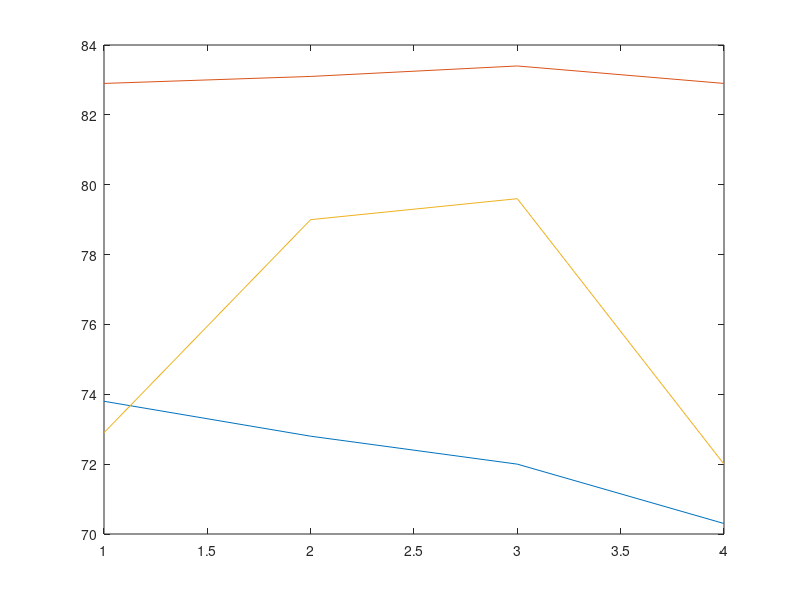

This figure's MATLAB source:
gr1=[80,77,73,69;64,66,68,71;75,73,73,69;72,70,74,73;74,74,71,67;71,71,72,70;76,78,74,71;73,68,64,64;76,73,74,76;77,78,77,73];
gr2=[81,81,82,82;82,83,80,81;81,77,80,80;84,86,85,85;88,90,88,86;83,82,86,85;85,83,87,86;81,85,86,85;87,89,87,82;77,75,73,77];
gr3=[76,83,85,79;75,81,85,73;75,82,80,77;68,73,72,69;78,87,86,77;81,85,81,74;67,73,75,66;68,73,73,66;68,75,79,69;73,78,80,70];

sve=[gr1;gr2;gr3];
C(1,:)=mean(gr1,1);
C(2,:)=mean(gr2,1);
C(3,:)=mean(gr3,1);

plot(C')

lambda4(1,:)=ones(1,3);
lambda4(2:4,:)=-eye(3);

lambda3(1,:)=ones(1,2);
lambda3(2:3,:)=-eye(2);

lambda11(1,:)=ones(1,10);
lambda11(2:11,:)=-eye(10);

s1=cov(gr1);
s2=cov(gr2);
s3=cov(gr3);
e=9*s1+9*s2+9*s3;
s=e/27;
ss=lambda4'*s*lambda4;
ee=lambda4'*e*lambda4;

novaGr1=gr1*lambda4;
novaGr2=gr2*lambda4;
novaGr3=gr3*lambda4;
cv1=cov(novaGr1);
cv2=cov(novaGr2);
cv3=cov(novaGr3);
en=9*cv1+9*cv2+9*cv3;
sn=en/27;
X=diag([10,10,10]);

H=(lambda3'*C*lambda4)'*inv(lambda3'*inv(X)*lambda3)'*lambda3'*C*lambda4;
%st=det(H)
pog=det(ee+H)
det(ss)
st=det(ee)
%det(H+ee);
rez=st/pog
man=[novaGr1;novaGr2;novaGr3];
abc(1:10)=ones(1,10);
abc(11:20)=2*ones(1,10);
abc(21:30)=3*ones(1,10);
[D,p,stats]=manova1(man,abc,0.5)
%hottelingova stat - t^2 tr(g-1*p) f aproksimacija t2*e-1


k=lambda3'*C*lambda4;

